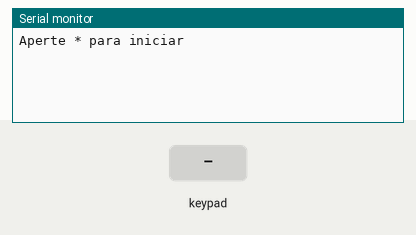
The sketch below on a simulated Arduino Uno, built with avr-gcc and run on an emulated ATmega328P. Parts: the last lines printed to the serial monitor. The test bench sets the inputs (shaded band).

Above: at 1.2 s.
1.3 s: key '*' pressed
At 1.7 s:
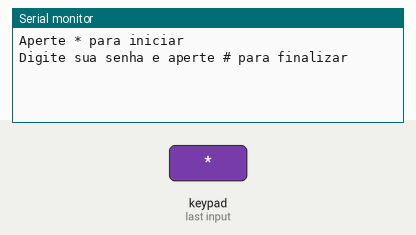
2.8 s: keypad keys 8 7 6 pressed 0.4 s apart
At 4.0 s:
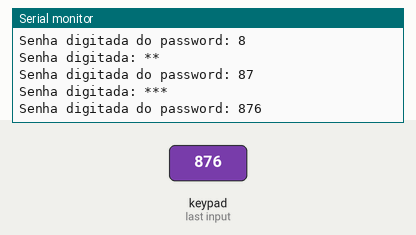
5.5 s: key '1' pressed
At 5.9 s:
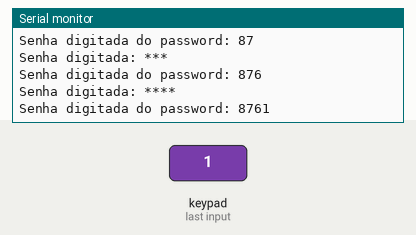
7.0 s: keypad keys 8 7 6 # pressed 0.4 s apart
At 9.3 s:
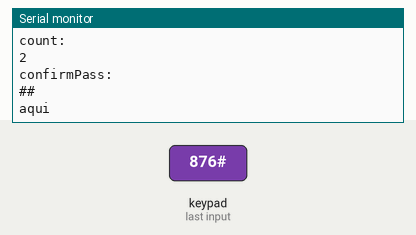
10.1 s: key '2' pressed
At 10.5 s:
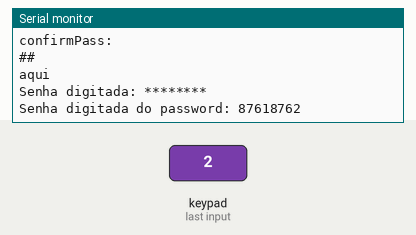
11.6 s: keypad keys 8 7 6 * pressed 0.4 s apart
At 14.1 s:
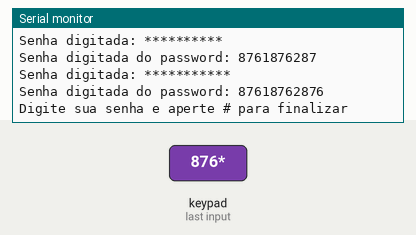
Timing chart, 0 to 15.6 s (numbered marks = the images above; inputs shaded):
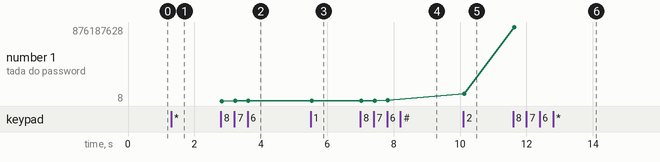

The sketch:

Projeto_Alarme_CriarSenha.ino
```cpp
#include <Keypad.h>

const byte ROWS = 4;
const byte COLS = 3;
char keys[ROWS][COLS] = {
  {'1', '2', '3'},
  {'4', '5', '6'},
  {'7', '8', '9'},
  {'*', '0', '#'}
};
char createPass;
byte rowPins[ROWS] = {5, 4, 3, A0};
byte colPins[COLS] = {8, 7, 6};
String password;
String pass;
char mask = '*';
int count = 0;
bool typingPass;
String confirmPass;
char validPass;

Keypad keypad = Keypad( makeKeymap(keys), rowPins, colPins, ROWS, COLS );

void setup() {
  Serial.begin(9600);
  pinMode(A0, INPUT);
  Serial.println("Aperte * para iniciar");
  //delay(2000);
}

void loop() {
  createPass = keypad.getKey();

  if (createPass) {
    if (createPass == '*') {
      typingPass = true;
      password = "";
      pass = "";
      //      Serial.println(createPass);
      Serial.println("Digite sua senha e aperte # para finalizar");
      return;
    }

    else if (typingPass && createPass != '#') {
      password += createPass;
      pass += mask;
      Serial.print("Senha digitada: ");
      Serial.println(pass);
      Serial.print("Senha digitada do password: ");
      Serial.println(password);
    }

    else if (createPass == '#') {
      Serial.println("Para confirma sua senha tecle ##");
      while (count < 2) {
        count++;
        confirmPass += createPass;
        Serial.println("count: ");
        Serial.println(count);
        Serial.println("confirmPass: ");
        Serial.println(confirmPass);
      }
      if (confirmPass == "##") {
        Serial.println("aqui");
        createPass = "";
      }
    }
  }
  //      if (validPass == '1') {
  //        validPass = keypad.getKey();
  //        Serial.print("validPass: ");
  //        Serial.print(validPass);
  //      }
  //      else
  //        Serial.print("confirmPass: ");
  //        Serial.println(confirmPass);
  //        typingPass = false;
  //        Serial.println("Senha finalizada");
}


//void newPass() {
//  //createPass = keypad.getKey();
//  password += createPass;
//  Serial.print("Password:");
//  Serial.println(password);
//}
```

Measured:
- after the input at 1.3 s, the serial monitor: prints a new line at once (image 1)
- after the input at 2.8 s, the serial monitor: prints a new line at once (image 2)
- after the input at 5.5 s, the serial monitor: prints a new line at once (image 3)
- after the input at 7.0 s, the serial monitor: prints a new line at once (image 4)
- after the input at 10.1 s, the serial monitor: prints a new line at once (image 5)
- after the input at 11.6 s, the serial monitor: prints a new line at once (image 6)
- plotted number 1: 876 → 8761 after the input at 5.5 s, 8761 → 8761876 after the input at 7.0 s, 8761876 → 87618762 after the input at 10.1 s, 87618762 → 876187628 after the input at 11.6 s
